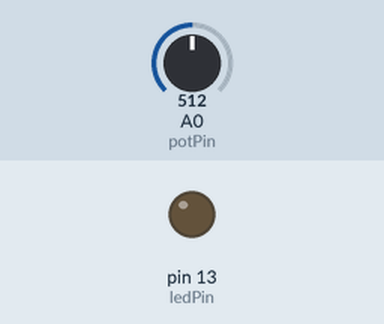
The sketch below on a simulated Arduino Uno, built with avr-gcc and run on an emulated ATmega328P. Parts: output pins drawn as LEDs (lit = HIGH). The inputs (shaded band) are chosen by the test bench; at power-on: A0 (potPin) = 512.

Above: at 1.2 s.
1.3 s: A0 (potPin) set to 521
At 2.0 s:
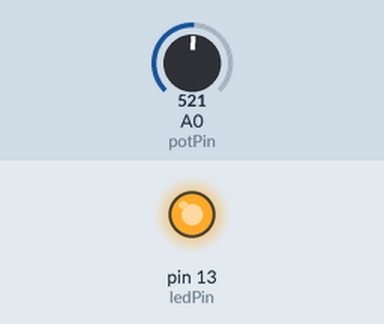
2.8 s: A0 (potPin) set to 511
At 3.1 s:
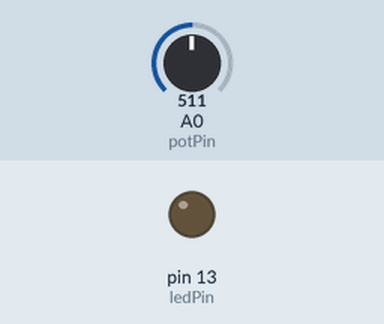
4.3 s: A0 (potPin) set to 716
At 5.5 s:
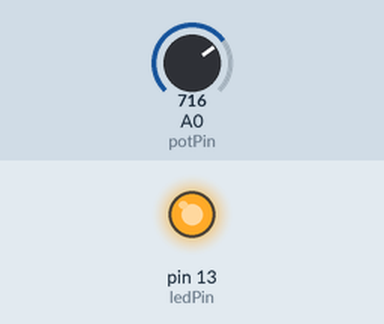
Timing chart, 0 to 7.3 s (numbered marks = the images above; inputs shaded):
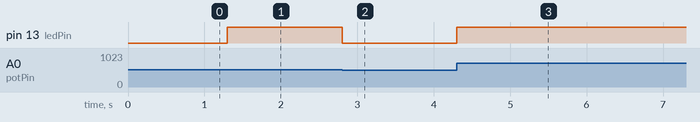

The sketch:

potenciometro_regula_luz.ino
```cpp
#define potPin A0 //Variavel que salva o valor do potenciômetro
#define ledPin 13

int valPot = 0;

void setup() {
  // put your setup code here, to run once:
  pinMode(valPot, OUTPUT);
  pinMode(ledPin, OUTPUT);
  Serial.begin(9600); //Inicia a serial com Baud Rand 9600
}

void loop() {
  // put your main code here, to run repeatedly:
  valPot = analogRead(potPin);
  valPot = map(valPot, 0, 1023, 0, 255);

  analogWrite(ledPin, valPot);

}
```

Measured:
- the behaviour switches between 513 and 514 on A0 (potPin) (found by bisection; images 0 and 1)
- after the input at 1.3 s, pin 13 (ledPin): LOW → HIGH at once
- after the input at 2.8 s, pin 13 (ledPin): HIGH → LOW at once
- after the input at 4.3 s, pin 13 (ledPin): LOW → HIGH at once
